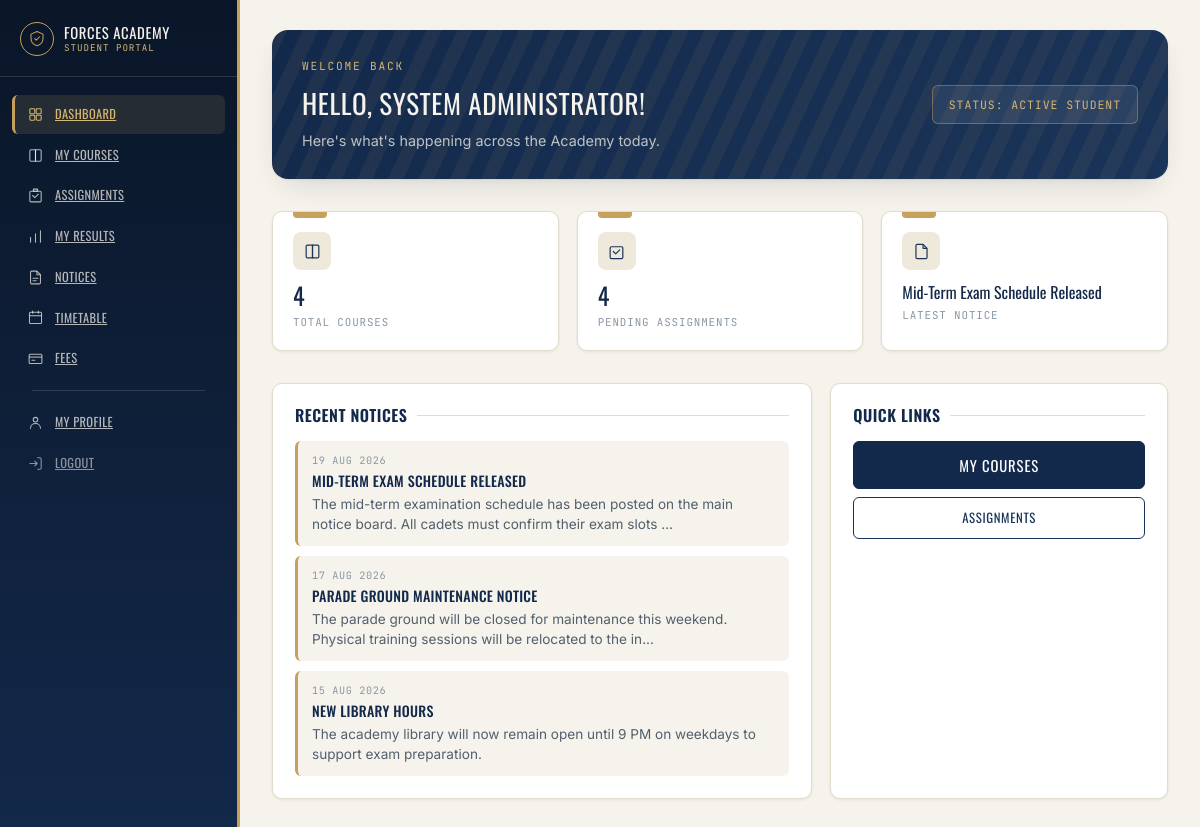
The app's page /dashboard.php (signed in) with its own data.
### tables this page shows
CREATE TABLE IF NOT EXISTS notices (
    id INT AUTO_INCREMENT PRIMARY KEY,
    title VARCHAR(150) NOT NULL,
    content TEXT NOT NULL,
    posted_by VARCHAR(100),
    created_at TIMESTAMP DEFAULT CURRENT_TIMESTAMP
);

### includes/auth.php (called while the page is built, shortened)
<?php
$studentName = $_SESSION['student_name'];
$studentId   = $_SESSION['student_id'];

### dashboard.php (the view, shortened to what this page needs)
<?php
require_once 'includes/auth.php';
$totalCourses = 0;
$result = mysqli_query($conn, "SELECT COUNT(*) AS total FROM courses");
if ($result && $row = mysqli_fetch_assoc($result)) {
    $totalCourses = $row['total'];
}
$pendingAssignments = 0;
$sql = "SELECT
            SUM(CASE WHEN a.due_date >= CURDATE() THEN 1 ELSE 0 END) AS open_count,
            SUM(CASE WHEN a.due_date <  CURDATE() THEN 1 ELSE 0 END) AS overdue_count
        FROM assignments a
        WHERE a.id NOT IN (
            SELECT assignment_id FROM submissions WHERE student_id = ?
        )";
$stmt = mysqli_prepare($conn, $sql);
mysqli_stmt_bind_param($stmt, "i", $studentId);
mysqli_stmt_execute($stmt);
$result = mysqli_stmt_get_result($stmt);
if ($result && $row = mysqli_fetch_assoc($result)) {
    $openAssignments    = (int) ($row['open_count'] ?? 0);
    $overdueAssignments = (int) ($row['overdue_count'] ?? 0);
    $pendingAssignments = $openAssignments + $overdueAssignments;
}
$latestNoticeTitle = "No notices yet";
$result = mysqli_query($conn, "SELECT title FROM notices ORDER BY created_at DESC LIMIT 1");
if ($result && $row = mysqli_fetch_assoc($result)) {
    $latestNoticeTitle = $row['title'];
}
$recentNotices = [];
$result = mysqli_query($conn, "SELECT title, content, created_at FROM notices ORDER BY created_at DESC LIMIT 3");
if ($result) {
    while ($row = mysqli_fetch_assoc($result)) {
        $recentNotices[] = $row;
    }
}
?>
<!DOCTYPE html>
<html lang="en">
<head>
    <link href="https://cdn.jsdelivr.net/npm/bootstrap@5.3.7/dist/css/bootstrap.min.css" rel="stylesheet">
    <link rel="stylesheet" href="css/style.css">
</head>
<body>
<div class="fa-shell">
    <?php include 'includes/sidebar.php'; ?>
    <main class="fa-main">
        <div class="fa-id-card">
            <div class="fa-id-left">
                <div class="fa-id-eyebrow">Welcome back</div>
                <div class="fa-id-name">Hello, <?php echo htmlspecialchars($studentName); ?>!</div>
                <div class="fa-id-status">Here's what's happening across the Academy today.</div>
            </div>
            <div class="fa-id-tag">Status: Active Student</div>
        </div>
        <div class="fa-stat-grid">
            <div class="fa-stat-card">
                <div class="fa-stat-icon">
                </div>
                <div class="fa-stat-value"><?php echo $totalCourses; ?></div>
                <div class="fa-stat-label">Total Courses</div>
            </div>
            <div class="fa-stat-card">
                <div class="fa-stat-icon">
                </div>
                <div class="fa-stat-value"><?php echo $pendingAssignments; ?></div>
                <div class="fa-stat-label">Pending Assignments</div>
            </div>
            <div class="fa-stat-card">
                <div class="fa-stat-icon">
                </div>
                <div class="fa-stat-value" style="font-size:1rem; line-height:1.3;">
                    <?php echo htmlspecialchars($latestNoticeTitle); ?>
                </div>
                <div class="fa-stat-label">Latest Notice</div>
            </div>
        </div>
        <div class="fa-content-grid">
            <div class="fa-panel">
                <h3 class="fa-section-title">Recent Notices</h3>
                <?php if (empty($recentNotices)): ?>
                    <p style="color: var(--slate-600); font-size:0.9rem;">No notices posted yet. Check back soon.</p>
                <?php else: ?>
                    <?php foreach ($recentNotices as $notice): ?>
                        <div class="fa-notice-item">
                            <div class="fa-notice-date"><?php echo date("d M Y", strtotime($notice['created_at'])); ?></div>
                            <h6><?php echo htmlspecialchars($notice['title']); ?></h6>
                            <p><?php echo htmlspecialchars(mb_strimwidth($notice['content'], 0, 120, '...')); ?></p>
                        </div>
                    <?php endforeach; ?>
                <?php endif; ?>
            </div>
            <div class="fa-panel">
                <h3 class="fa-section-title">Quick Links</h3>
                <div class="d-grid gap-2">
                    <a href="courses.php" class="btn fa-btn-primary">My Courses</a>
                    <a href="assignments.php" class="btn fa-btn-outline">Assignments</a>
                </div>
            </div>
        </div>
    </main>
</div>
</body>
</html>

### records on screen
notices: title "Mid-Term Exam Schedule Released", created_at "19 AUG 2026", title "MID-TERM EXAM SCHEDULE RELEASED", content "The mid-term examination schedule has been posted on the main notice board. All cadets must confirm their exam slots ..."
notices: created_at "17 AUG 2026", title "PARADE GROUND MAINTENANCE NOTICE", content "The parade ground will be closed for maintenance this weekend. Physical training sessions will be relocated to the in..."
notices: created_at "15 AUG 2026", title "NEW LIBRARY HOURS", content "The academy library will now remain open until 9 PM on weekdays to support exam preparation."

### other values on screen
$studentName "SYSTEM ADMINISTRATOR"
$totalCourses "4"
$pendingAssignments "4"
